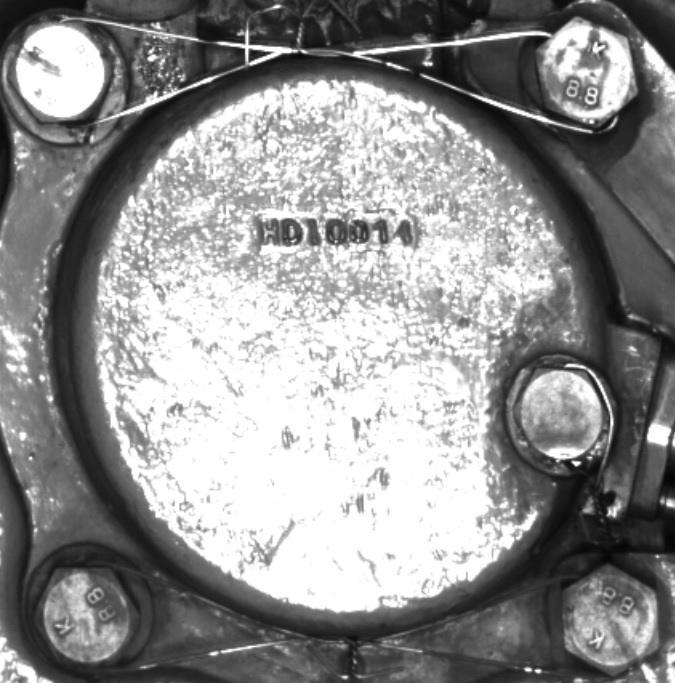
#> input picture Day004/python/img/15.jpg, 675 x 683 px
$ python '轨道防滑齿轮角度定位.py'
#> lines starting #> are read from the running program, lines starting #| are printed output that depends on the picture; after the words box and inside, x2 and y2 are one past the last pixel; in counts of white or black regions, pixels touching at a corner belong together
import cv2
import numpy as np
img=cv2.imread("../img/15.jpg",0)
#> img is the input picture: shape (683, 675); min 5, max 255, mean 143.7

kernel=np.array([[0,1,0],[-1,5,-1],[0,-1,0]],np.float32)#拉普拉斯核
img=cv2.filter2D(img,-1,kernel=kernel)
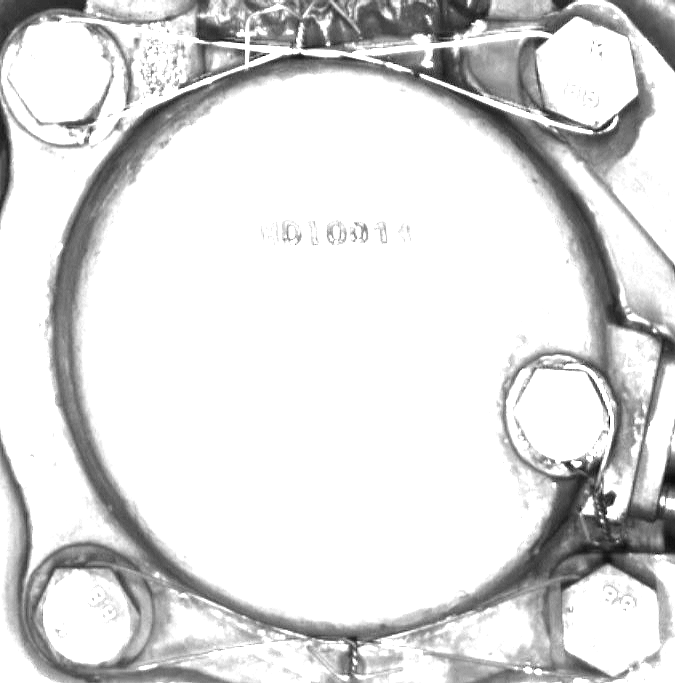
#> img: shape (683, 675); min 0, max 255, mean 219.7
img=cv2.adaptiveThreshold(img,255,cv2.ADAPTIVE_THRESH_GAUSSIAN_C,cv2.THRESH_BINARY,11,3)#操作图，像素上限，求阈值的方法，二值图类型，相邻区大小，加权修正系数
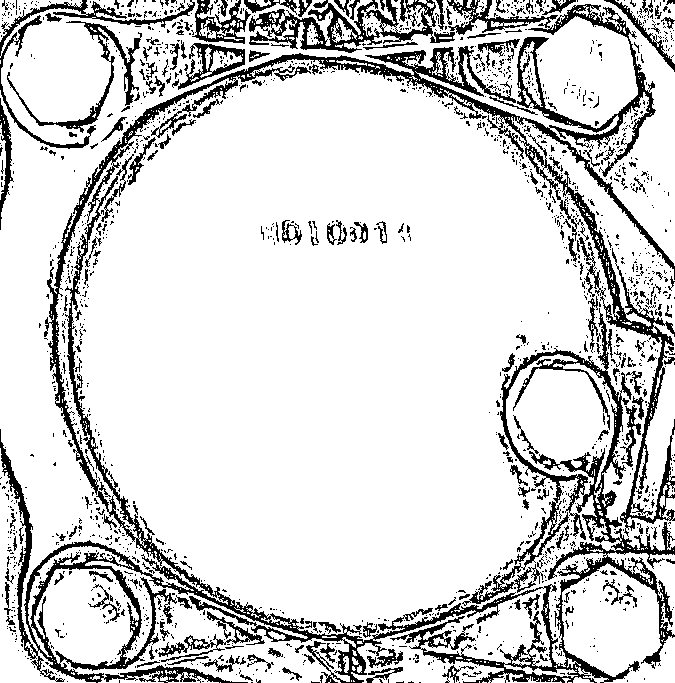
#> img: shape (683, 675); 83.7% white; 1654 black regions (1453 under 20 px), largest, box (x1, y1, x2, y2) and area: (0, 0, 675, 683) 46286, (249, 0, 455, 53) 3790, (0, 0, 195, 149) 2099
kernel=cv2.getStructuringElement(cv2.MORPH_RECT,(3,3))#矩形核
img=cv2.morphologyEx(img,cv2.MORPH_OPEN,kernel,iterations=1)
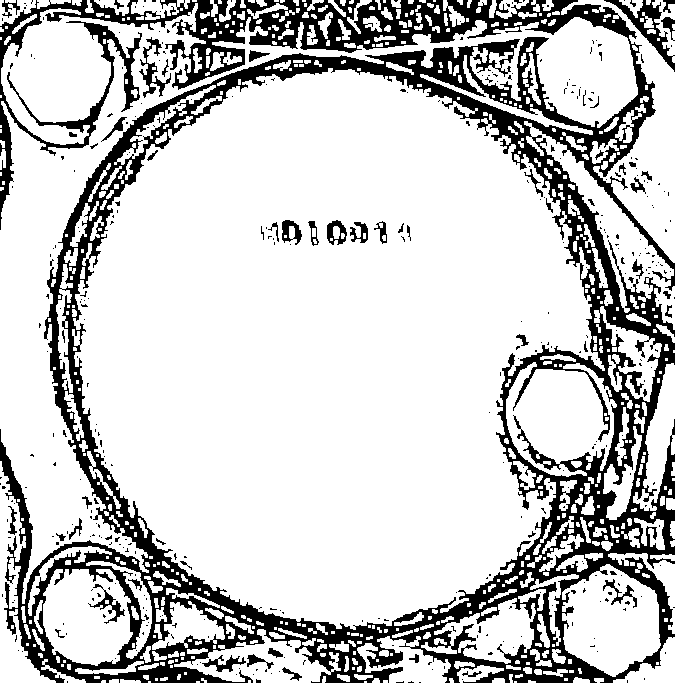
#> img: shape (683, 675); 79% white; 404 black regions (348 under 20 px), largest, box (x1, y1, x2, y2) and area: (0, 0, 675, 683) 89477, (604, 0, 675, 72) 1066, (139, 37, 171, 98) 530
cv2.imshow("dst",img)
cv2.waitKey(0)
cv2.destroyAllWindows()

$ run again, with Day004/python/img/10.jpg copied over Day004/python/img/15.jpg
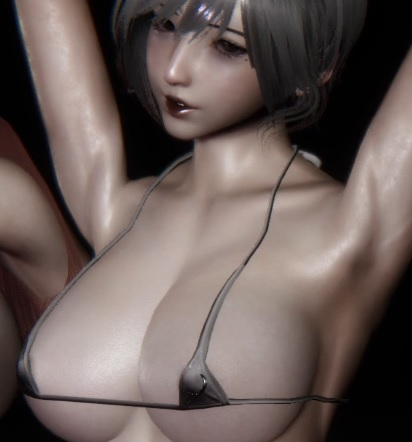
#> input picture Day004/python/img/10.jpg, 412 x 442 px
#> `img=cv2.adaptiveThreshold(img,255,cv2.ADAPTIVE_THRESH_GAUSSIAN_C,cv2.T..`:
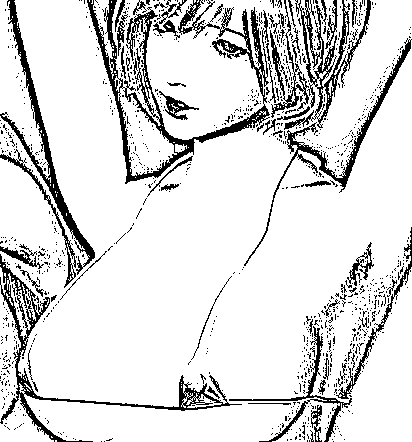
#> img: shape (442, 412); 86.2% white; 1100 black regions (1035 under 20 px), largest, box (x1, y1, x2, y2) and area: (87, 0, 270, 184) 5461, (0, 254, 242, 442) 2906, (0, 0, 95, 275) 2361
#> `img=cv2.morphologyEx(img,cv2.MORPH_OPEN,kernel,iterations=1)`:
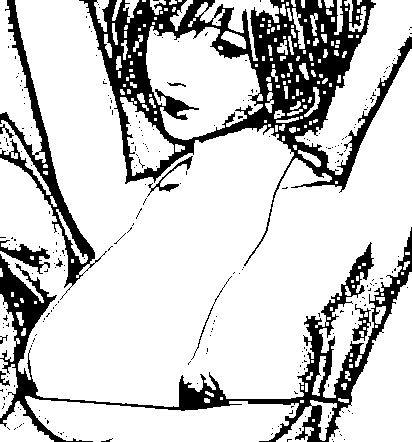
#> img: shape (442, 412); 79.9% white; 254 black regions (242 under 20 px), largest, box (x1, y1, x2, y2) and area: (79, 0, 412, 266) 20159, (0, 227, 412, 442) 10630, (0, 0, 107, 300) 3803

$ run again, with Day004/python/img/11.jpg copied over Day004/python/img/15.jpg
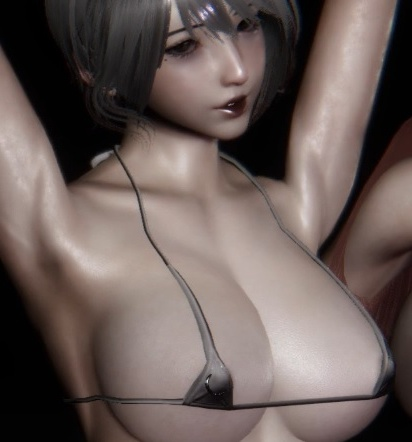
#> input picture Day004/python/img/11.jpg, 412 x 442 px
#> `img=cv2.adaptiveThreshold(img,255,cv2.ADAPTIVE_THRESH_GAUSSIAN_C,cv2.T..`:
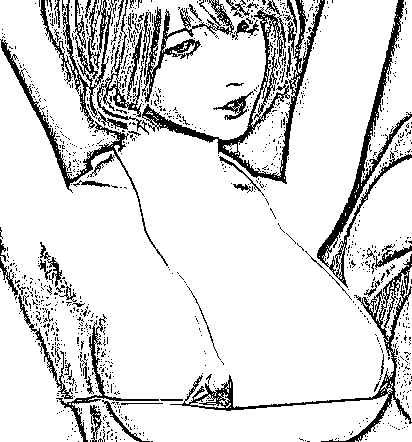
#> img: shape (442, 412); 86% white; black in thin lines or dots
#> `img=cv2.morphologyEx(img,cv2.MORPH_OPEN,kernel,iterations=1)`:
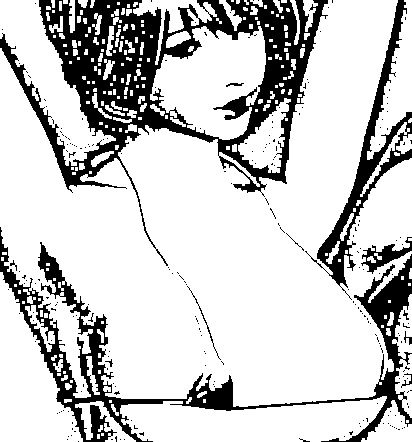
#> img: shape (442, 412); 79% white; 228 black regions (216 under 20 px), largest, box (x1, y1, x2, y2) and area: (0, 0, 328, 266) 21663, (0, 227, 412, 442) 10928, (305, 0, 412, 300) 4281
